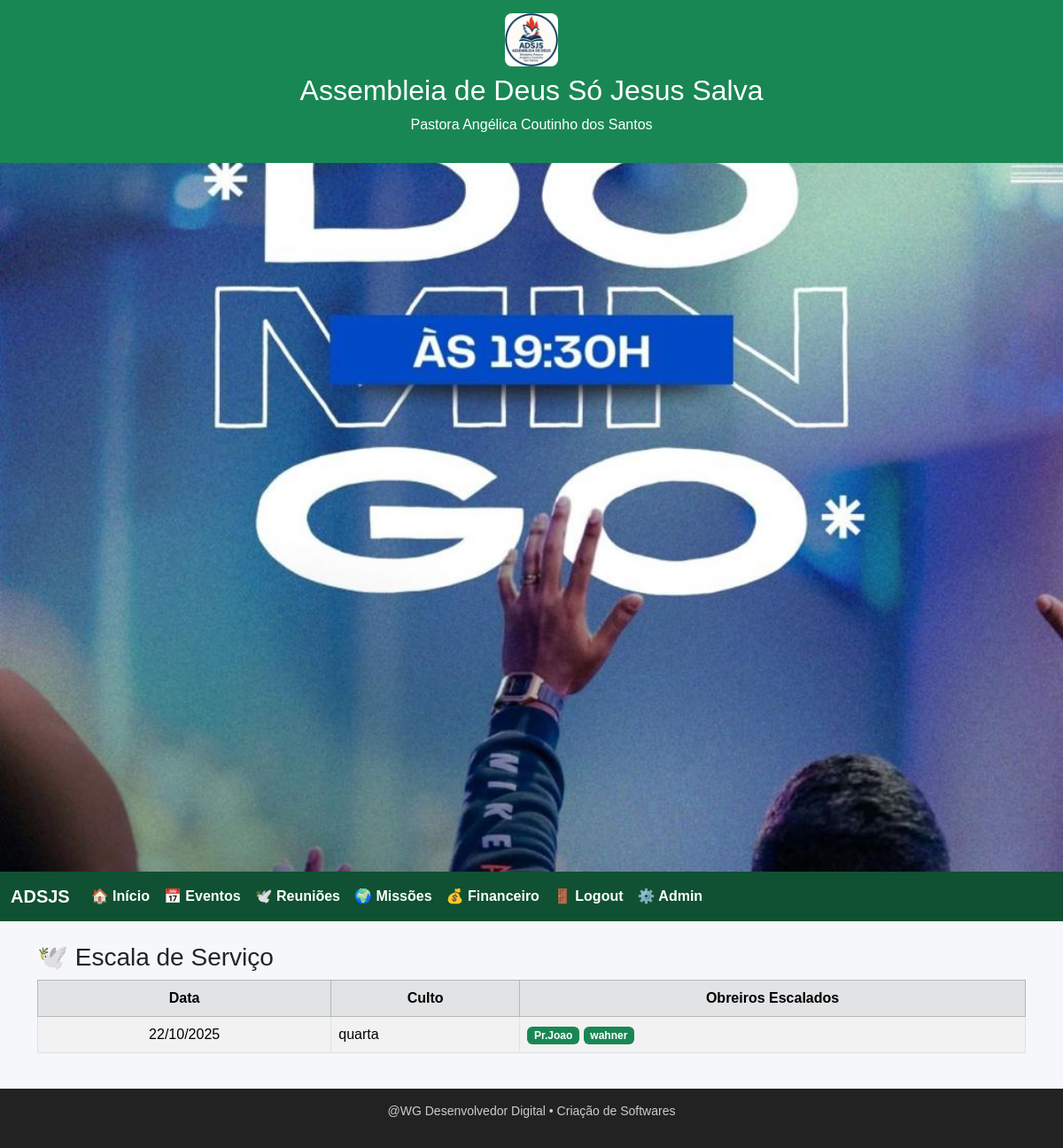
Page /reunioes/ (signed in) on the committed database.
### core/models.py (models this page shows, shortened)
class ConfigPortal(models.Model):
    nome_igreja = models.CharField(max_length=200)
    pastor = models.CharField(max_length=200)
    logo = models.ImageField(upload_to="logos/", blank=True, null=True)
    mensagem_boas_vindas = models.CharField(max_length=255, default="Seja bem-vindo(a) ao nosso portal!")
    imagem_fundo = models.ImageField(upload_to="fundos/", blank=True, null=True)
    banner = models.ImageField(upload_to="banners/", blank=True, null=True)
    banner_titulo = models.CharField(max_length=150, blank=True, default="")
    banner_subtitulo = models.CharField(max_length=200, blank=True, default="")
    class Meta:
        verbose_name = "⚙️ Configuração do Sistema"
        verbose_name_plural = "⚙️ Configurações do Sistema"

class EscalaServico(models.Model):
    data = models.DateField()
    culto = models.CharField(max_length=120, help_text="Ex.: Culto de Doutrina, EBD, Santa Ceia…")
    obreiros = models.ManyToManyField(Obreiro, blank=True)
    class Meta:
        verbose_name = "Escala de Serviço"
        verbose_name_plural = "Escalas de Serviço"
        ordering = ["-data"]

class Obreiro(models.Model):
    nome = models.CharField(max_length=120)
    cargo = models.CharField(max_length=30, choices=CARGOS)
    telefone = models.CharField(max_length=20, blank=True, default="")
    email = models.EmailField(blank=True, default="")
    class Meta:
        verbose_name_plural = "Obreiros"

### core/views.py (the view)
# urls.py: path('reunioes/', views.reunioes, name='reunioes'),
@login_required
def reunioes(request):
    return render(request, "core/reunioes.html", {"escalas": EscalaServico.objects.all()})

### core/context_processors.py (called while the page is built)
def site_config(request):
    try:
        from .models import ConfigPortal
        cfg = ConfigPortal.objects.first()
    except Exception:
        cfg = None
    default_logo = settings.STATIC_URL + "images/logo.png"
    default_banner = settings.STATIC_URL + "images/banner_principal.jpg"
    return {
        "igreja_nome": cfg.nome_igreja if cfg else "Assembleia de Deus Só Jesus Salva",
        "pastor_nome": cfg.pastor if cfg else "Pr. Responsável",
        "igreja_logo": cfg.logo.url if cfg and cfg.logo else default_logo,
        "igreja_banner": cfg.banner.url if cfg and cfg.banner else default_banner,
        "mensagem_boas_vindas": cfg.mensagem_boas_vindas if cfg else "Bem-vindo ao nosso portal!",
        "banner_titulo": cfg.banner_titulo if cfg else "",
        "banner_subtitulo": cfg.banner_subtitulo if cfg else "",
    }

### core/templates/core/reunioes.html
{% extends "core/base.html" %}
{% block content %}
<h3>🕊️ Escala de Serviço</h3>
<table class="table table-striped table-bordered table-hover align-middle">
  <thead class="table-secondary text-center">
    <tr>
      <th>Data</th>
      <th>Culto</th>
      <th>Obreiros Escalados</th>
    </tr>
  </thead>
  <tbody>
    {% for e in escalas %}
    <tr>
      <td class="text-center">{{ e.data|date:"d/m/Y" }}</td>
      <td>{{ e.culto }}</td>
      <td>
        {% for o in e.obreiros.all %}
          <span class="badge text-bg-success">{{ o.nome }}</span>
        {% empty %}
          <span class="text-muted">Nenhum obreiro escalado</span>
        {% endfor %}
      </td>
    </tr>
    {% empty %}
    <tr><td colspan="3" class="text-center text-muted">Nenhuma escala cadastrada.</td></tr>
    {% endfor %}
  </tbody>
</table>
{% endblock %}

### core/templates/core/base.html (shortened to what this page needs)
{% load static %}
<!DOCTYPE html>
<html lang="pt-br">
<head>
  <link rel="stylesheet" href="{% static 'css/bootstrap.min.css' %}">
</head>
<body>
  <header>
    <img src="{{ igreja_logo }}" alt="Logo da Igreja">
    <h2>{{ igreja_nome }}</h2>
    <p>{{ pastor_nome }}</p>
  </header>
  <section id="banner-section">
    <img src="{% static 'images/banner_principal.jpg' %}" alt="Banner da Igreja" class="banner-full">
  </section>
  <nav class="navbar navbar-expand-lg">
    <div class="container-fluid">
      <a class="navbar-brand" href="/">ADSJS</a>
      <div class="collapse navbar-collapse" id="navbarNav">
        <ul class="navbar-nav">
          <li class="nav-item"><a class="nav-link" href="/">🏠 Início</a></li>
          <li class="nav-item"><a class="nav-link" href="/eventos/">📅 Eventos</a></li>
          <li class="nav-item"><a class="nav-link" href="/reunioes/">🕊️ Reuniões</a></li>
          <li class="nav-item"><a class="nav-link" href="/missoes/">🌍 Missões</a></li>
          {% if request.user.is_superuser %}
            <li class="nav-item"><a class="nav-link" href="/financeiro/">💰 Financeiro</a></li>
          {% endif %}
        </ul>
        <ul class="navbar-nav ms-auto">
          {% if user.is_authenticated %}
            <li class="nav-item"><a class="nav-link" href="/logout/">🚪 Logout</a></li>
            {% if request.user.is_superuser %}
              <li class="nav-item"><a class="nav-link" href="/admin/">⚙️ Admin</a></li>
            {% endif %}
          {% else %}
            <li class="nav-item"><a class="nav-link" href="/login/">🔑 Login</a></li>
          {% endif %}
        </ul>
      </div>
    </div>
  </nav>
  <main class="container mt-4">
    {% block content %}
    {% endblock %}
  </main>
  <footer>
    <p>@WG Desenvolvedor Digital • Criação de Softwares</p>
  </footer>
</body>
</html>

### core/templates/core/base.html (style rules this page uses)
body { background-color: #f5f7fa; font-family: 'Arial', sans-serif; margin: 0; padding: 0; }
header { background-color: #198754; color: white; text-align: center; padding: 15px 0; box-shadow: 0 2px 5px rgba(0,0,0,0.1); }
header img { height: 60px; border-radius: 8px; margin-bottom: 8px; }
.navbar { background-color: #0f5132; }
.navbar-brand, .navbar-nav .nav-link { color: #fff !important; font-weight: 600; }
.navbar-nav { margin-left: 0 !important; }
footer { background-color: #222; color: #ccc; padding: 15px 0; text-align: center; font-size: 14px; margin-top: 40px; }
#banner-section { width: 100%; height: 100vh; overflow: hidden; margin: 0; padding: 0; }
.banner-full { width: 100%; height: 100%; object-fit: cover; display: block; }

### rows in the picture
ConfigPortal: nome_igreja "Assembleia de Deus Só Jesus Salva", pastor "Pastora Angélica Coutinho dos Santos"
EscalaServico: data "22/10/2025", culto "quarta"
Obreiro: nome "Pr.Joao"
Obreiro: nome "wahner"
